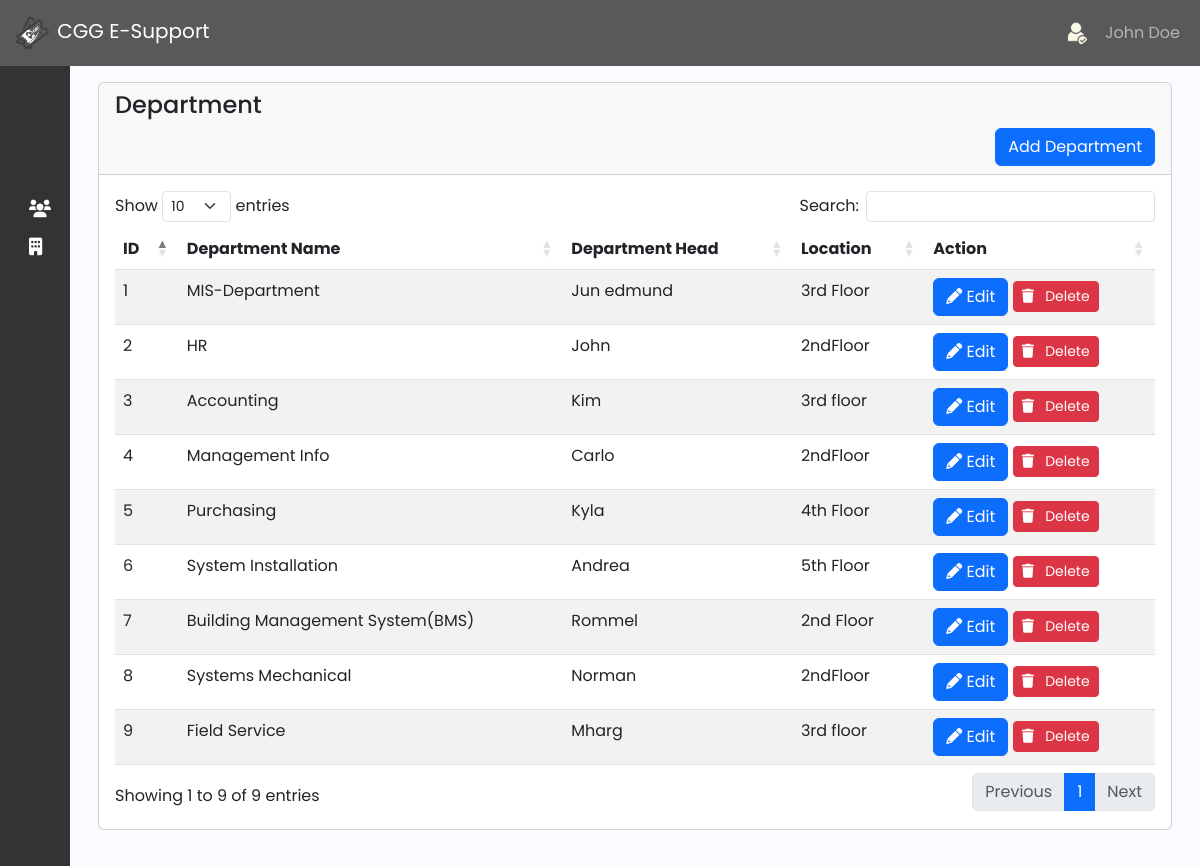
Screenshot of /admin/department.php with the database file from the repository.
### tables this page shows
CREATE TABLE `department` (
  `id` int(50) NOT NULL,
  `department_name` varchar(191) NOT NULL,
  `department_head` varchar(191) NOT NULL,
  `location` varchar(191) NOT NULL,
  `created_at` timestamp NOT NULL DEFAULT current_timestamp()
);

### function/myfunction.php (called while the page is built)
<?php
include('../mysql_connect.php');
function getAll($table)
{
    global $con;
    $query = "SELECT * FROM $table";
    return $query_run = mysqli_query($con, $query);
}
?>

### admin/department.php (the view, shortened to what this page needs)
<?php include('../function/myfunction.php');
include 'sidebar_navbar.php'
?>
<!DOCTYPE html>
<html lang="en">
<head>
    <link rel="stylesheet" href="https://cdnjs.cloudflare.com/ajax/libs/twitter-bootstrap/5.3.0/css/bootstrap.min.css">
    <link rel="stylesheet" href="https://cdn.datatables.net/1.13.7/css/dataTables.bootstrap5.min.css">
    <link rel="stylesheet" href="https://cdnjs.cloudflare.com/ajax/libs/font-awesome/6.0.0-beta3/css/all.min.css">
    <link href="https://cdn.lineicons.com/4.0/lineicons.css" rel="stylesheet" />
    <link href="https://cdn.jsdelivr.net/npm/bootstrap@5.3.0-alpha3/dist/css/bootstrap.min.css" rel="stylesheet">
    <link rel="stylesheet" href="css/sidebar.css">
</head>
<body>
    <div class="main p-3">
        <div class="container">
            <div class="row">
                <div class="col-md-12">
                    <div class="card">
                        <div class="card-header">
                            <h4>Department</h4>
                            <button class="btn btn-primary float-end" data-bs-toggle="modal" data-bs-target="#addDepartmentModal">Add Department</button>
                        </div>
                        <div class="card-body" id="category_table">
                            <table id="example" class="table table-striped" style="width:100%">
                                <thead>
                                    <tr>
                                        <th>ID</th>
                                        <th>Department Name</th>
                                        <th>Department Head</th>
                                        <th>Location</th>
                                        <th>Action</th>
                                    </tr>
                                </thead>
                                <tbody>
                                    <?php
                                    $department = getAll("department");
                                    if (mysqli_num_rows($department) > 0) {
                                        foreach ($department as $item) {
                                    ?>
                                            <tr>
                                                <td><?= $item['id']; ?></td>
                                                <td><?= $item['department_name']; ?></td>
                                                <td><?= $item['department_head']; ?></td>
                                                <td><?= $item['location']; ?></td>
                                                <td>
                                                    <a href="#" class="btn btn-primary" data-bs-toggle="modal" data-bs-target="#editDepartmentModal<?= $item['id']; ?>"><i class="fas fa-pencil"></i>&nbsp;Edit</a>
                                                    <button type="button" class="btn btn-sm btn-danger delete_category_btn" value="<?= $item['id']; ?>"><i class="fas fa-trash"></i> &nbsp; Delete</button>
                                                </td>
                                            </tr>
                                    <?php
                                        }
                                    } else {
                                        echo "No Records Found!";
                                    }
                                    ?>
                                </tbody>
                            </table>
                        </div>
                    </div>
                </div>
            </div>
        </div>
    </div>
    </div>
</body>
</html>

### admin/css/sidebar.css (style rules this page uses)
a { text-decoration: none; }
body { font-family: 'Poppins', sans-serif; }
.main { min-height: 100vh; width: 100%; overflow: hidden; transition: all 0.35s ease-in-out; background-color: #fafbfe; }

### rows the page displays
department: id "1", department_name "MIS-Department", department_head "Jun edmund", location "3rd Floor"
department: id "2", department_name "HR", department_head "John", location "2ndFloor"
department: id "3", department_name "Accounting", department_head "Kim", location "3rd floor"
department: id "4", department_name "Management Info", department_head "Carlo", location "2ndFloor"
department: id "5", department_name "Purchasing", department_head "Kyla", location "4th Floor"
department: id "6", department_name "System Installation", department_head "Andrea", location "5th Floor"
department: id "7", department_name "Building Management System(BMS)", department_head "Rommel", location "2nd Floor"
department: id "8", department_name "Systems Mechanical", department_head "Norman", location "2ndFloor"
department: id "9", department_name "Field Service", department_head "Mharg", location "3rd floor"
